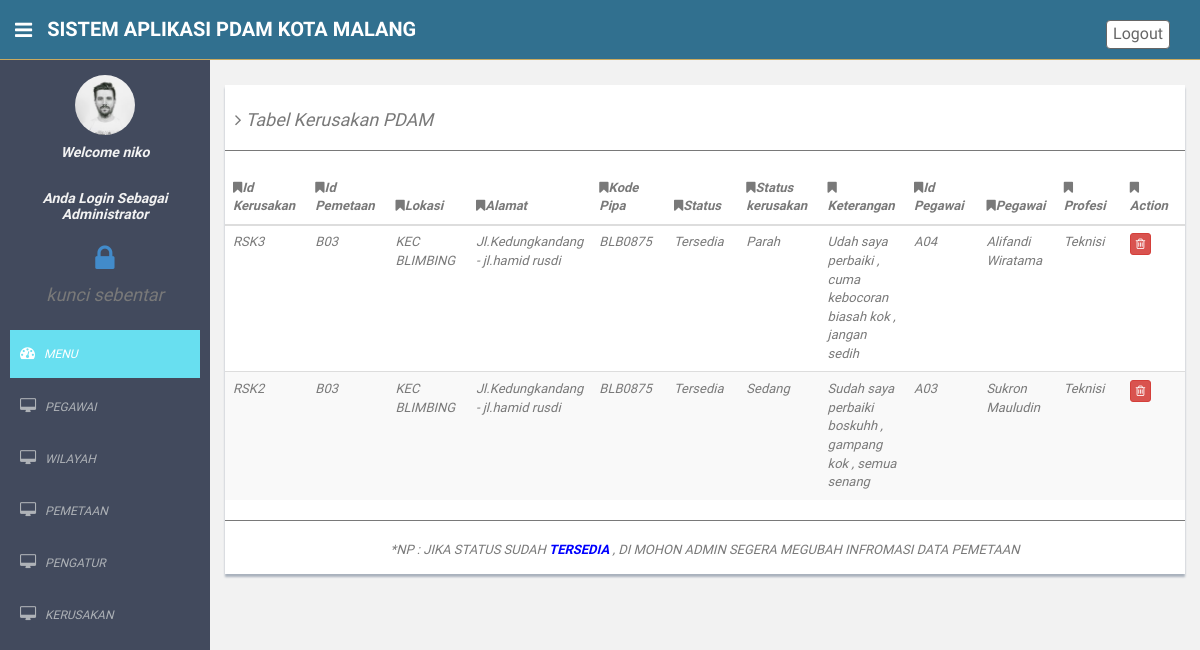
The app's page /pdam-malang/kerusakan_admin.php (signed in) with its own data.
### tables this page shows
CREATE TABLE `kerusakan` (
  `id_kerusakan` varchar(20) NOT NULL,
  `id_pemetaan` varchar(20) NOT NULL,
  `status` varchar(20) NOT NULL,
  `status_kerusakan` varchar(25) NOT NULL,
  `keterangan` text NOT NULL,
  `id_pegawai` varchar(20) NOT NULL
);

CREATE TABLE `pemetaan` (
  `id_pemetaan` varchar(20) NOT NULL,
  `id_wilayah` varchar(20) NOT NULL,
  `lokasi` varchar(20) NOT NULL,
  `kode_pipa` varchar(20) NOT NULL,
  `status` varchar(20) NOT NULL,
  `alamat` text NOT NULL
);

CREATE TABLE `pegawai` (
  `id_pegawai` varchar(20) NOT NULL,
  `nama` varchar(20) NOT NULL,
  `jk` varchar(20) NOT NULL,
  `tmp_lahir` varchar(20) NOT NULL,
  `tgl_lahir` date NOT NULL,
  `alamat` text NOT NULL,
  `telepon` varchar(20) NOT NULL,
  `username` varchar(20) NOT NULL,
  `password` varchar(20) NOT NULL,
  `profesi` varchar(20) NOT NULL
);

### pdam-malang/kerusakan_admin.php (the view, shortened to what this page needs)
<!DOCTYPE html>
<html lang="en">
  <head>
    <link href="assets/css/bootstrap.css" rel="stylesheet">
    <link href="assets/font-awesome/css/font-awesome.css" rel="stylesheet" />
    <link rel="stylesheet" type="text/css" href="assets/css/zabuto_calendar.css">
    <link rel="stylesheet" type="text/css" href="assets/js/gritter/css/jquery.gritter.css" />
    <link rel="stylesheet" type="text/css" href="assets/lineicons/style.css">
    <link href="assets/css/style.css" rel="stylesheet">
    <link href="assets/css/style-responsive.css" rel="stylesheet">
  </head>
  <body>
    <section id="container" >
    <header class="header black-bg">
      <div class="sidebar-toggle-box">
        <div class="fa fa-bars tooltips" data-placement="right" data-original-title="Toggle Navigation"></div>
      </div>
      <a href="index.html" class="logo"><b>SISTEM APLIKASI PDAM KOTA MALANG</b></a>
      <div class="top-menu">
        <ul class="nav pull-right top-menu">
          <li><a class="btn btn-default" style="margin-top:20px;" href="logout.php">Logout</a></li>
        </ul>
      </div>
    </header>
    <aside>
      <div id="sidebar"  class="nav-collapse ">
        <ul class="sidebar-menu" id="nav-accordion">
          <p class="centered"><a href="profile.html"><img src="assets/img/ui-zac.jpg" class="img-circle" width="60"></a></p>
          <h5 class="centered"><i> Welcome <i><?php echo $_SESSION['username']; ?><br><br><br>
          Anda Login Sebagai <?php echo $_SESSION['profesi']; ?>
          </h5>
          <center><h2><a href="lock_screen.php"><i class="fa fa-lock"></i></a></h2><h4>kunci sebentar</h4></center>
          <li class="mt">
            <a class="active" href="home_admin.php">
              <i class="fa fa-dashboard"></i>
              <span>MENU</span>
            </a>
          </li>
          <li class="sub-menu">
            <a href="javascript:;" >
              <i class="fa fa-desktop"></i>
              <span>PEGAWAI</span>
            </a>
          </li>
          <li class="sub-menu">
                      <a href="javascript:;" >
                          <i class="fa fa-desktop"></i>
                          <span>WILAYAH</span>
                      </a>
          </li>
          <li class="sub-menu">
            <a href="javascript:;" >
              <i class="fa fa-desktop"></i>
              <span>PEMETAAN</span>
            </a>
          </li>
          <li class="sub-menu">
            <a href="javascript:;" >
              <i class="fa fa-desktop"></i>
              <span>PENGATUR</span>
            </a>
          </li>
          <li class="sub-menu">
            <a href="javascript:;" >
              <i class="fa fa-desktop"></i>
              <span>KERUSAKAN</span>
            </a>
          </li>
          </ul>
          </div>
        </aside>
        <section id="main-content">
          <section class="wrapper">
            <div class="row mt">
              <div class="col-md-12">
                <div class="content-panel">
                  <table class="table table-striped table-advance table-hover">
                    <h4><i class="fa fa-angle-right"></i> Tabel Kerusakan PDAM</h4>
                    <hr>
                    <thead>
                      <tr>
                        <th width="100px"><i class="fa fa-bookmark"></i>Id Kerusakan</th>
                        <th width="100px"><i class="fa fa-bookmark"></i>Id Pemetaan</th>
                        <th width="100px"><i class="fa fa-bookmark"></i>Lokasi</th>
                        <th width="100px"><i class="fa fa-bookmark"></i>Alamat</th>
                        <th width="100px"><i class="fa fa-bookmark"></i>Kode Pipa</th>
                        <th width="100px"><i class="fa fa-bookmark"></i>Status</th>
                        <th width="100px"><i class="fa fa-bookmark"></i>Status kerusakan</th>
                        <th width="100px"><i class="fa fa-bookmark"></i>Keterangan</th>
                        <th width="100px"><i class="fa fa-bookmark"></i>Id Pegawai</th>
                        <th width="100px"><i class="fa fa-bookmark"></i>Pegawai</th>
                        <th width="100px"><i class="fa fa-bookmark"></i>Profesi</th>
                        <th width="100px"><i class="fa fa-bookmark"></i>Action</th>
                      </tr>
                    </thead>
                    <tbody>
                      <tr>
<?php
$_mysqli = new mysqli("localhost","root","","pdam");
$perintah = $_mysqli->query("select a.id_kerusakan, b.id_pemetaan, b.lokasi, b.alamat, b.kode_pipa, a.status,
a.status_kerusakan, a.keterangan, c.id_pegawai, c.nama, c.profesi from kerusakan as a inner join pemetaan as b on
b.id_pemetaan=a.id_pemetaan inner join pegawai as c on c.id_pegawai=a.id_pegawai order by id_kerusakan desc");
$baris = $perintah -> fetch_all();
for($i=0; $i<count($baris); $i++){
echo "<tr>";
for($j=0; $j<count($baris[$i]); $j++){
echo "<td>";
  echo $baris[$i][$j];
echo "</td>";
}
$b = $baris[$i][0];
echo "<td>
  <a href='delete_kerusakan_admin.php?id=$b'><button class='btn btn-danger btn-xs'><i class='fa fa-trash-o'></i></button></a>
</td>";
echo "</tr>";
}
echo "<table>";
?>
            <hr>
            <center><p>*NP : JIKA STATUS SUDAH <FONT color="blue"><b>TERSEDIA</b></FONT> , DI MOHON ADMIN SEGERA MEGUBAH INFROMASI DATA PEMETAAN</p></center>
                      </tr>
                              </tbody>
                            </table>
                          </div>
                       </div>
                  </div>
                </section><! --/wrapper -->
                </section>
              </body>
            </html>

### pdam-malang/assets/css/style.css (style rules this page uses)
body { color: #797979; background: #f2f2f2; font-family: 'Ruda', sans-serif; padding: 0px !important; margin: 0px !important; font-size:13px; }
ul li { list-style: none; }
a, a:hover, a:focus { text-decoration: none; outline: none; }
#container { width: 100%; height: 100%; }
hr { margin-top: 20px; margin-bottom: 20px; border: 0; border-top: 1px solid #797979; }
.centered { text-align: center; }
.mt { margin-top: 25px; }
#sidebar { width: 210px; height: 100%; position: fixed; background: #424a5d; }
#sidebar h5 { color: #f2f2f2; font-weight: 700; }
#sidebar ul li { position: relative; }
ul.sidebar-menu , ul.sidebar-menu li ul.sub { margin: -2px 0 0; padding: 0; }
ul.sidebar-menu { margin-top: 75px; }
ul.sidebar-menu li { margin-bottom: 5px; margin-left:10px; margin-right:10px; }
ul.sidebar-menu li.sub-menu { line-height: 15px; }
ul.sidebar-menu li a span { display: inline-block; }
ul.sidebar-menu li a { color: #aeb2b7; text-decoration: none; display: block; padding: 15px 0 15px 10px; font-size: 12px; outline: none; -webkit-transition: all 0.3s ease; -moz-transition: all 0.3s ease; -o-transition: all 0.3s ease; -ms-transition: all 0.3s ease; transition: all 0.3s ease; }
ul.sidebar-menu li a.active, ul.sidebar-menu li a:hover, ul.sidebar-menu li a:focus { background: #68dff0; color: #fff; display: block; -webkit-transition: all 0.3s ease; -moz-transition: all 0.3s ease; -o-transition: all 0.3s ease; -ms-transition: all 0.3s ease; transition: all 0.3s ease; }
ul.sidebar-menu li a i { font-size: 15px; padding-right: 6px; }
ul.sidebar-menu li a.active i { color: #fff; }
#main-content { margin-left: 210px; }
.header, .footer { min-height: 60px; padding: 0 15px; }
.header { position: fixed; left: 0; right: 0; z-index:1002; }
.black-bg { background: #31708f; border-bottom: 1px solid #c9aa5f; }
.wrapper { display: inline-block; margin-top: 60px; padding-left: 15px; padding-right: 15px; padding-bottom: 15px; padding-top: 0px; width: 100%; }
a.logo { font-size: 20px; color: #ffffff; float: left; margin-top: 15px; text-transform: uppercase; }
a.logo b { font-weight: 900; }
#top_menu .nav > li, ul.top-menu > li { float: left; }
ul.top-menu > li > a { color: #666666; font-size: 16px; border-radius: 4px; -webkit-border-radius: 4px; border:1px solid #666666 !important; padding: 2px 6px; margin-right: 15px; }
.sidebar-toggle-box { float: left; padding-right: 15px; margin-top: 20px; }
.sidebar-toggle-box .fa-bars { cursor: pointer; display: inline-block; font-size: 20px; color: white; }
.content-panel { background: #ffffff; box-shadow: 0px 3px 2px #aab2bd; padding-top: 15px; padding-bottom: 5px; }
.content-panel h4 { margin-left: 10px; }

### records on screen
kerusakan: id_kerusakan "RSK3", id_pemetaan.id_pemetaan "B03", id_pemetaan.lokasi "KEC BLIMBING", id_pemetaan.alamat "Jl.Kedungkandang - jl.hamid rusdi", id_pemetaan.kode_pipa "BLB0875", status "Tersedia", status_kerusakan "Parah", keterangan "Udah saya perbaiki , cuma kebocoran biasah kok , jangan sedih", id_pegawai.id_pegawai "A04", id_pegawai.nama "Alifandi Wiratama", id_pegawai.profesi "Teknisi"
kerusakan: id_kerusakan "RSK2", id_pemetaan.id_pemetaan "B03", id_pemetaan.lokasi "KEC BLIMBING", id_pemetaan.alamat "Jl.Kedungkandang - jl.hamid rusdi", id_pemetaan.kode_pipa "BLB0875", status "Tersedia", status_kerusakan "Sedang", keterangan "Sudah saya perbaiki boskuhh , gampang kok , semua senang", id_pegawai.id_pegawai "A03", id_pegawai.nama "Sukron Mauludin", id_pegawai.profesi "Teknisi"

### other values on screen
$_SESSION['username'] "niko"
$_SESSION['profesi'] "Administrator"
